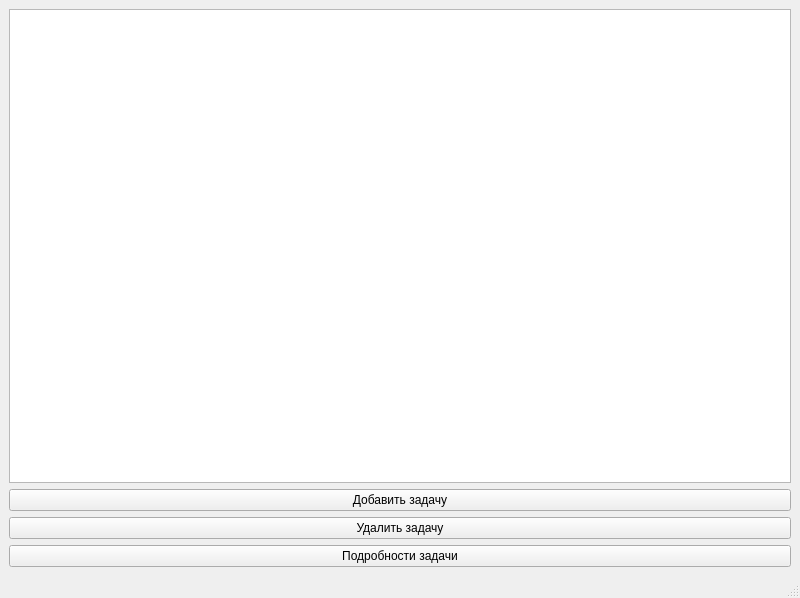
<?xml version="1.0" encoding="UTF-8"?>
<ui version="4.0">
 <class>MainWindow</class>
 <widget class="QMainWindow" name="MainWindow">
  <property name="geometry">
   <rect>
    <x>0</x>
    <y>0</y>
    <width>800</width>
    <height>598</height>
   </rect>
  </property>
  <property name="windowTitle">
   <string>MainWindow</string>
  </property>
  <widget class="QWidget" name="centralwidget">
   <layout class="QVBoxLayout" name="verticalLayout">
    <item>
     <widget class="QListWidget" name="tasksListWidget"/>
    </item>
    <item>
     <widget class="QPushButton" name="addTaskButton">
      <property name="text">
       <string>Добавить задачу</string>
      </property>
     </widget>
    </item>
    <item>
     <widget class="QPushButton" name="deleteTaskButton">
      <property name="text">
       <string>Удалить задачу</string>
      </property>
     </widget>
    </item>
    <item>
     <widget class="QPushButton" name="detailsTaskButton">
      <property name="text">
       <string>Подробности задачи</string>
      </property>
     </widget>
    </item>
   </layout>
  </widget>
  <widget class="QMenuBar" name="menubar">
   <property name="geometry">
    <rect>
     <x>0</x>
     <y>0</y>
     <width>800</width>
     <height>18</height>
    </rect>
   </property>
  </widget>
  <widget class="QStatusBar" name="statusbar"/>
 </widget>
 <resources/>
 <connections/>
</ui>
